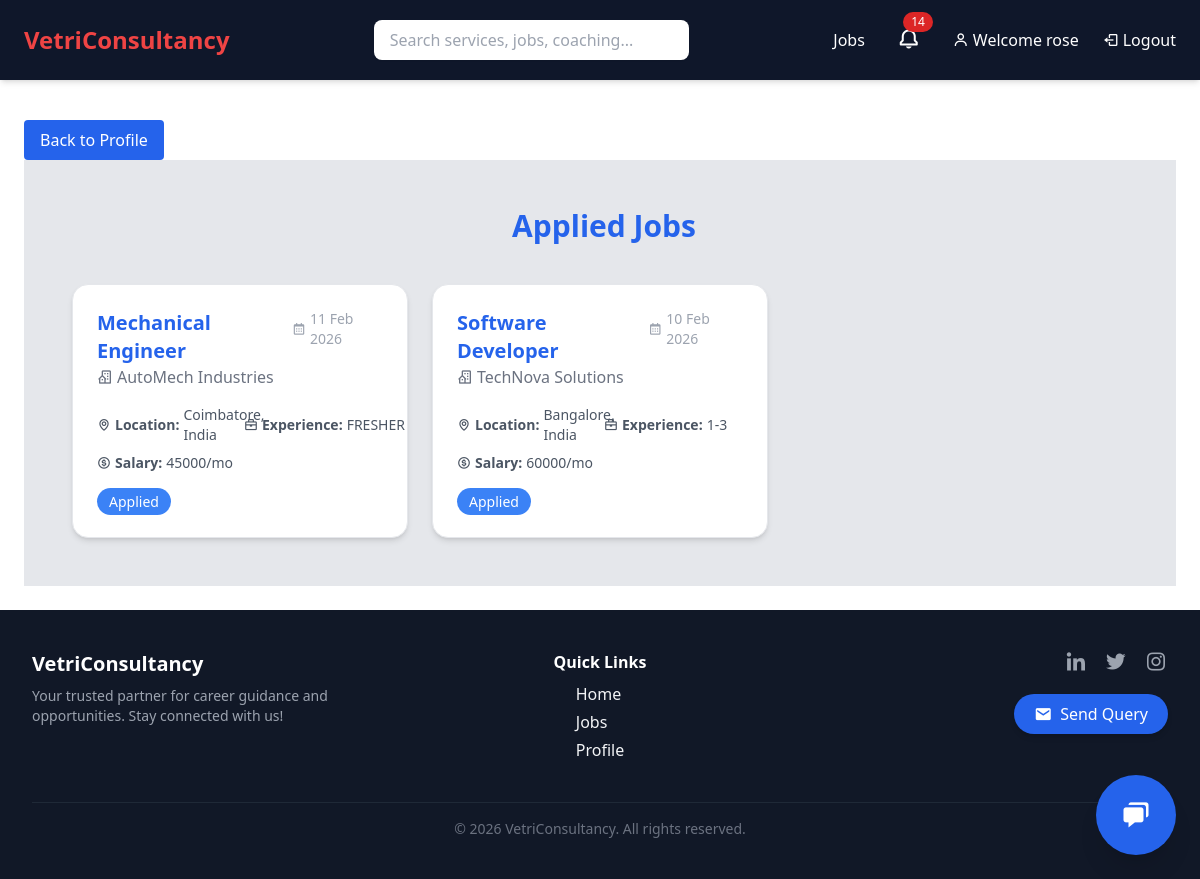
Page /applied-jobs/ (signed in) on the committed database.
### VCS/models.py (models this page shows, shortened)
class JobApplication(models.Model):
    STATUS_CHOICES = [
        ('APPLIED', 'Applied'),
        ('VIEWED', 'Viewed by Recruiter'),
        ('WAITING', 'Waiting for Recruiter Action'),
        ('REJECTED', 'Rejected'),
        ('HIRED', 'Hired'),
    ]
    user = models.ForeignKey(User, on_delete=models.CASCADE)
    job = models.ForeignKey(Job, on_delete=models.CASCADE)
    applied_at = models.DateTimeField(auto_now_add=True)
    status = models.CharField(max_length=20, choices=STATUS_CHOICES, default='APPLIED')
    updated_at = models.DateTimeField(auto_now=True)
    resume = models.FileField(upload_to='resumes/', blank=True, null=True)
    class Meta:
        unique_together = ('user', 'job')

class Job(models.Model):
    EXPERIENCE_CHOICES = [
        ('FRESHER', 'Fresher'),
        ('1-3', '1–3 Years'),
        ('3-5', '3–5 Years'),
        ('5+', '5+ Years'),
    ]
    company_name = models.CharField(max_length=200, db_index=True)
    job_title = models.CharField(max_length=200, db_index=True)
    location = models.CharField(max_length=100, db_index=True)
    experience = models.CharField(
        max_length=10,
        choices=EXPERIENCE_CHOICES,
        db_index=True
    )
    salary_range = models.IntegerField(help_text="Monthly salary", db_index=True)
    is_remote = models.BooleanField(default=False)
    eligibility = models.TextField()
    job_description = models.TextField()
    posted_at = models.DateTimeField(auto_now_add=True, db_index=True)
    saved_by = models.ManyToManyField(User, blank=True, related_name='saved_jobs')
    applied_by = models.ManyToManyField(User, through='JobApplication', related_name='applied_jobs')
    is_exclusive = models.BooleanField(default=False)  # Pro/Pro Plus only
    priority_score = models.FloatField(default=0.0)  # For matching
    recruiter_email = models.EmailField(blank=True)  # For intros
    class Meta:
        indexes = [
            models.Index(fields=['job_title']),
            models.Index(fields=['location']),
            models.Index(fields=['experience']),
            models.Index(fields=['salary_range']),
        ]

### VCS/views.py (the view)
# urls.py: path('applied-jobs/', applied_jobs, name='applied_jobs'),
@login_required
def applied_jobs(request):
    applications = JobApplication.objects.filter(user=request.user).select_related('job').order_by('-applied_at')
    return render(request, 'applied_jobs.html', {'applications': applications})

### VCS/context_processors.py (called while the page is built)
def notification_count(request):
    if request.user.is_authenticated:
        unread_count = Notification.objects.filter(
            user=request.user,
            is_read=False
        ).count()
        latest_notifications = Notification.objects.filter(
            user=request.user
        ).order_by('-created_at')[:5]
    else:
        unread_count = 0
        latest_notifications = []
    return {
        'notification_count': unread_count,
        'latest_notifications': latest_notifications,
    }

### VCS/templates/applied_jobs.html (shortened to what this page needs)
{% extends 'base.html' %}
{% block content %}
<link href="https://unpkg.com/boxicons@2.1.4/css/boxicons.min.css" rel="stylesheet">
<a href="{% url 'profile' %}" class="mt-4 inline-block bg-blue-600 text-white px-4 py-2 rounded">Back to Profile</a>
<div class="px-4 sm:px-6 lg:px-12 py-12 bg-gray-200">
    <h1 class="text-3xl font-bold mb-10 text-center text-blue-600 flex items-center justify-center gap-2">
         Applied Jobs
    </h1>
    {% if applications %}
    <div class="max-w-7xl mx-auto grid gap-6 sm:grid-cols-1 md:grid-cols-2 lg:grid-cols-3">
        {% for app in applications %}
        <a href="{% url 'application_tracker' app.id %}" class="block group">
            <div class="bg-white border rounded-2xl p-6 shadow-md hover:shadow-xl
                        transition-transform transform hover:-translate-y-1 hover:scale-102
                        hover:bg-indigo-50 cursor-pointer h-full flex flex-col justify-between">
                <div class="flex justify-between items-start">
                    <div>
                        <h2 class="text-xl font-semibold text-blue-600 group-hover:text-indigo-600 transition">
                            {{ app.job.job_title }}
                        </h2>
                        <p class="text-gray-500 flex items-center gap-1">
                            <i class='bx bx-building-house'></i> {{ app.job.company_name }}
                        </p>
                    </div>
                    <span class="text-sm text-gray-400 flex items-center gap-1">
                        <i class='bx bx-calendar'></i> {{ app.applied_at|date:"d M Y" }}
                    </span>
                </div>
                <div class="grid md:grid-cols-2 gap-2 mt-4 text-sm text-gray-600">
                    <p class="flex items-center gap-1"><i class='bx bx-map'></i> <strong>Location:</strong> {{ app.job.location }}</p>
                    <p class="flex items-center gap-1"><i class='bx bx-briefcase'></i> <strong>Experience:</strong> {{ app.job.experience }}</p>
                    <p class="flex items-center gap-1"><i class='bx bx-dollar-circle'></i> <strong>Salary:</strong> {{ app.job.salary_range }}/mo</p>
                </div>
                <div class="mt-4">
                    <span class="
                        px-3 py-1 rounded-full text-white text-sm font-medium
                        {% if app.status == 'APPLIED' %} bg-blue-500
                        {% elif app.status == 'VIEWED' %} bg-yellow-500
                        {% elif app.status == 'WAITING' %} bg-purple-500
                        {% elif app.status == 'REJECTED' %} bg-red-500
                        {% elif app.status == 'HIRED' %} bg-green-500
                        {% endif %}">
                        {{ app.get_status_display }}
                    </span>
                </div>
            </div>
        </a>
        {% endfor %}
    </div>
    {% else %}
    <p class="text-center text-gray-500 mt-10 flex items-center justify-center gap-2">
        <i class='bx bx-info-circle text-lg'></i> You haven’t applied to any jobs yet.
    </p>
    {% endif %}
</div>
{% endblock %}

### VCS/templates/base.html (shortened to what this page needs)
<!DOCTYPE html>
<html lang="en" x-data="{ open: false, openQuery:false }">
<head>
    <script src="https://cdn.tailwindcss.com"></script>
    <link href="https://unpkg.com/boxicons@2.1.4/css/boxicons.min.css" rel="stylesheet">
    <link href="https://cdn.jsdelivr.net/npm/fullcalendar@6.1.11/index.global.min.css" rel="stylesheet">
</head>
<body class="flex flex-col min-h-screen">
    <header class="bg-slate-900 text-white px-6 py-4 flex flex-col md:flex-row md:items-center md:justify-between shadow-md">
    <div class="flex justify-between items-center w-full md:w-auto">
        <a href="/" class="text-2xl font-bold text-red-500 hover:text-red-600 transition-colors duration-200">
            VetriConsultancy
        </a>
    </div>
    <div :class="{'block': open, 'hidden': !open}" class="w-full mt-4 md:mt-0 md:flex md:items-center md:justify-between">
        <form action="/search/" method="get" class="w-full md:w-1/3 mx-auto mb-3 md:mb-0">
            <input type="text" name="q"
                   placeholder="Search services, jobs, coaching..."
                   class="w-full px-4 py-2 rounded-lg text-black focus:outline-none focus:ring-2 focus:ring-blue-500 transition shadow-sm">
        </form>
        <nav class="flex flex-col md:flex-row md:items-center space-y-2 md:space-y-0 md:space-x-6 text-sm md:text-base">
            <a href="/jobs/" class="hover:text-blue-400 transition duration-200">Jobs</a>
            {% if user.is_authenticated %}
            <div class="relative" id="notification-container">
                <button onclick="toggleNotifications()" class="relative text-2xl p-2 rounded hover:bg-slate-800 transition focus:outline-none">
                    <i class='bx bx-bell'></i>
                    {% if notification_count > 0 %}
                    <span class="absolute -top-1 -right-1 bg-red-600 text-white text-xs px-2 py-0.5 rounded-full">
                        {{ notification_count }}
                    </span>
                    {% endif %}
                </button>
            </div>
            {% if user.is_superuser or user.is_staff %}
            <a href="{% url 'admin_dashboard' %}" class="flex items-center gap-1 hover:text-yellow-400 transition duration-200">
                <i class='bx bx-tachometer'></i> Dashboard
            </a>
            {% else %}
            <a href="{% url 'profile' %}" class="flex items-center gap-1 hover:text-blue-400 transition duration-200">
                <i class='bx bx-user'></i> Welcome {{ user.username }}
            </a>
            {% endif %}
            <form method="post" action="{% url 'logout' %}" class="inline">
                <button type="submit" class="flex items-center gap-1 hover:text-red-400 transition duration-200">
                    <i class='bx bx-log-out'></i> Logout
                </button>
            </form>
            {% endif %}
        </nav>
    </div>
</header>
<main class="flex-grow px-4 md:px-6 py-6">
    {% block content %}{% endblock %}
</main>
<footer class="bg-gray-900 text-gray-100 py-10">
    <div class="max-w-7xl mx-auto px-4 sm:px-6 lg:px-8">
        <div class="grid grid-cols-1 sm:grid-cols-3 gap-8">
            <div class="flex flex-col items-center sm:items-start text-center sm:text-left">
                <h2 class="text-xl font-bold text-white mb-2">VetriConsultancy</h2>
                <p class="text-gray-400 text-sm">
                    Your trusted partner for career guidance and opportunities.
                    Stay connected with us!
                </p>
            </div>
            <div class="flex flex-col items-center">
                <h3 class="text-white font-semibold mb-2">Quick Links</h3>
                <ul class="space-y-1">
                    {% if user.is_superuser %}
                    <li><a href="/" class="hover:text-blue-500 transition-colors duration-200">Home</a></li>
                    <li><a href="/jobs" class="hover:text-blue-500 transition-colors duration-200">Jobs</a></li>
                    {% else %}
                    <li><a href="/" class="hover:text-blue-500 transition-colors duration-200">Home</a></li>
                    <li><a href="/jobs" class="hover:text-blue-500 transition-colors duration-200">Jobs</a></li>
                    <li><a href="/profile" class="hover:text-blue-500 transition-colors duration-200">Profile</a></li>
                    {% endif %}
                </ul>
            </div>
            <div class="flex flex-col items-center sm:items-end text-center sm:text-right space-y-4">
                <div class="flex space-x-4 justify-center sm:justify-end">
                    <a href="#" class="text-gray-400 hover:text-blue-600 transition-colors duration-200">
                        <i class='bx bxl-linkedin text-2xl'></i>
                    </a>
                    <a href="#" class="text-gray-400 hover:text-sky-400 transition-colors duration-200">
                        <i class='bx bxl-twitter text-2xl'></i>
                    </a>
                    <a href="#" class="text-gray-400 hover:text-pink-500 transition-colors duration-200">
                        <i class='bx bxl-instagram text-2xl'></i>
                    </a>
                </div>
                {% if user.is_authenticated and not user.is_superuser and not user.is_staff %}
                <button @click="openQuery=true"
                        class="bg-blue-600 hover:bg-blue-700 text-white px-5 py-2 rounded-full flex items-center gap-2 shadow-md hover:shadow-xl transition-all duration-300 transform hover:-translate-y-1 hover:scale-105">
                    <i class='bx bxs-envelope text-lg'></i>
                    <span class="font-medium">Send Query</span>
                </button>
                {% endif %}
            </div>
        </div>
        <div class="mt-10 border-t border-gray-800 pt-4 text-center text-gray-500 text-sm">
            © 2026 VetriConsultancy. All rights reserved.
        </div>
    </div>
</footer>
{% if user.is_authenticated and not user.is_superuser and not user.is_staff %}
<div x-data="{ openChat: false }" class="fixed bottom-6 right-6 z-50">
    <button @click="openChat = true"
        class="fixed bottom-6 right-6 w-16 h-16 sm:w-20 sm:h-20 bg-blue-600 hover:bg-blue-700 text-white rounded-full shadow-xl flex items-center justify-center transition-all duration-300 transform hover:scale-110 hover:rotate-12 animate-bounce">
    <i class='bx bxs-chat text-2xl sm:text-3xl'></i>
    </button>
</div>
{% endif %}
</body>
</html>

### rows in the picture
JobApplication: job.job_title "Mechanical Engineer", job.company_name "AutoMech Industries", applied_at "11 Feb 2026", job.location "Coimbatore, India", job.experience "FRESHER", job.salary_range "45000", status "Applied"
JobApplication: job.job_title "Software Developer", job.company_name "TechNova Solutions", applied_at "10 Feb 2026", job.location "Bangalore, India", job.experience "1-3", job.salary_range "60000", status "Applied"

### other values in the picture
{{ notification_count }} "14"
{{ user.username }} "rose"
